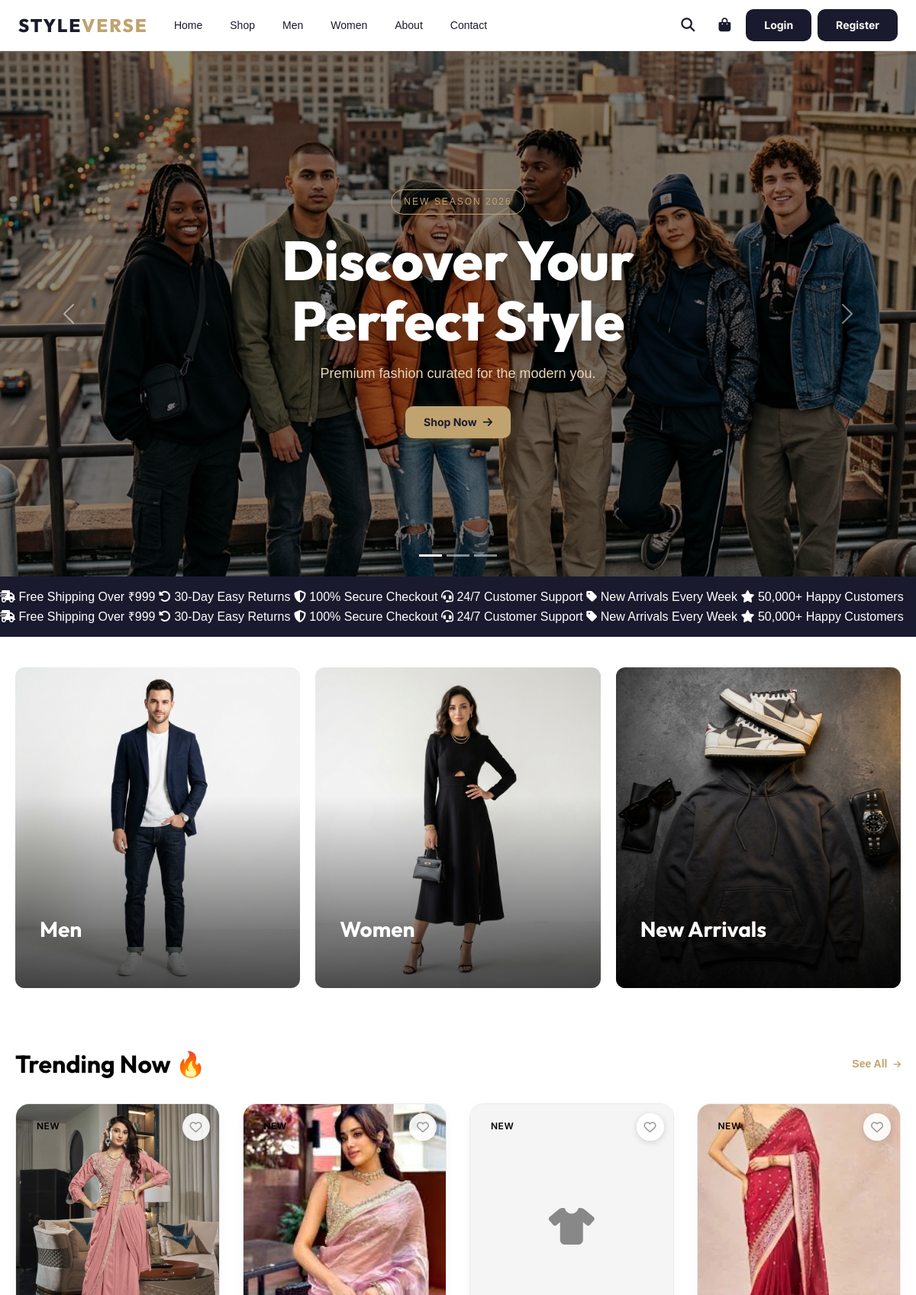
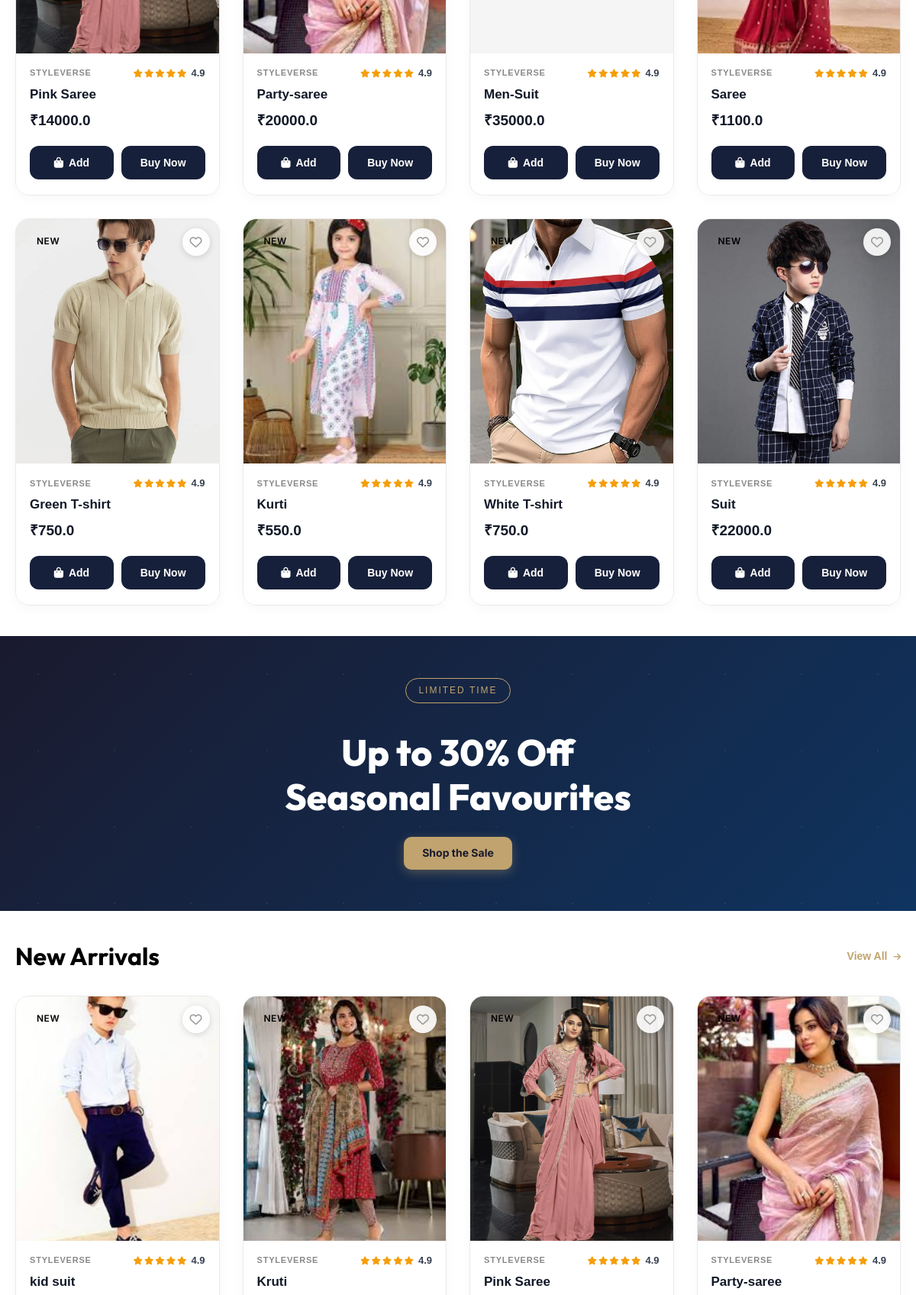
The page / (upper part) on the database its author committed (2 pictures, top to bottom).
### shopapp/models.py (models this page shows, shortened)
class Product(models.Model):
    name = models.CharField(max_length=50)
    price = models.FloatField()
    discount = models.FloatField(default=0, help_text='Discount percentage (0-100)')
    stock = models.IntegerField(default=25, help_text='Stock quantity available')
    image = models.ImageField(upload_to='Product')
    created_by = models.ForeignKey(User, on_delete=models.SET_NULL, null=True, blank=True, related_name='added_general_products', help_text='Sub-Admin who added this product')
    @property
    def image_url(self):
        try:
            if not self.image:
                return ''
            full_path = os.path.join(settings.MEDIA_ROOT, str(self.image))
            if not os.path.exists(full_path):
                return ''
            return self.image.url
        except (ValueError, AttributeError):
            return ''
    @property
    def model_name(self):
        return 'product'

### shopapp/views.py (the view)
# urls.py: path('', views.index, name='index'),
def index(request):
    products = get_all_combined_products('-pk')
    count = len(products)
    new_arrivals  = products[:8]
    best_sellers  = products[4:12] if count > 4 else products
    trending      = products[2:10] if count > 2 else products
    flash_sale    = products[:4]
    men_products   = list(Men.objects.all().order_by('-pk')[:4])
    women_products = list(Women.objects.all().order_by('-pk')[:4])
    wishlist_ids = set()
    if request.user.is_authenticated:
        wishlist_ids = set(
            Wishlist.objects.filter(user=request.user).values_list('object_id', flat=True)
        )
    return render(request, 'index.html', {
        'new_arrivals':   new_arrivals,
        'best_sellers':   best_sellers,
        'trending':       trending,
        'flash_sale':     flash_sale,
        'men_products':   men_products,
        'women_products': women_products,
        'wishlist_ids':   wishlist_ids,
    })

### shopapp/context_processors.py (called while the page is built)
def cart_context(request):
    cart = request.session.get('cart', {})
    cart_count = sum(item.get('quantity', 0) for item in cart.values())
    return {'cart_count': cart_count}

def wishlist_context(request):
    wishlist_count = 0
    if request.user.is_authenticated:
        wishlist_count = Wishlist.objects.filter(user=request.user).count()
    return {'wishlist_count': wishlist_count}

def admin_approval_context(request):
    pending_approval_count = 0
    if request.user.is_authenticated and (request.user.is_staff or request.user.is_superuser):
        if request.user.is_superuser:
            pending_approval_count = ProductRequest.objects.filter(status='pending').count()
        else:
            pending_approval_count = ProductRequest.objects.filter(user=request.user, status='pending').count()
    return {'pending_approval_count': pending_approval_count}

### shopapp/views.py (called while the page is built)
def get_all_combined_products(sort_by='-pk'):
    p1 = list(Product.objects.all())
    p2 = list(Men.objects.all())
    p3 = list(Women.objects.all())
    all_prods = p1 + p2 + p3
    reverse = sort_by.startswith('-')
    all_prods.sort(key=lambda x: x.pk, reverse=reverse)
    return all_prods

### templates/index.html (shortened to what this page needs)
{% extends 'base.html' %}
{% load static %}
{% block content %}
<section class="sv-hero-carousel">
  <div id="heroCarousel" class="carousel slide" data-bs-ride="carousel" data-bs-interval="5000">
    <div class="carousel-indicators">
      <button type="button" data-bs-target="#heroCarousel" data-bs-slide-to="0" class="active"></button>
      <button type="button" data-bs-target="#heroCarousel" data-bs-slide-to="1"></button>
      <button type="button" data-bs-target="#heroCarousel" data-bs-slide-to="2"></button>
    </div>
    <div class="carousel-inner">
      <div class="carousel-item active">
        <img src="{% static 'images/hero1.png' %}" alt="New Season">
        <div class="sv-hero-overlay">
          <span class="sv-hero__tag animate-fade-down">New Season 2026</span>
          <h1 class="animate-fade-up">Discover Your<br>Perfect Style</h1>
          <p class="animate-fade-up">Premium fashion curated for the modern you.</p>
          <a href="{% url 'product_list' %}" class="sv-btn sv-btn--gold animate-fade-up">Shop Now <i
              class="fa fa-arrow-right"></i></a>
        </div>
      </div>
    </div>
    <button class="carousel-control-prev" type="button" data-bs-target="#heroCarousel" data-bs-slide="prev">
      <span class="carousel-control-prev-icon"></span>
    </button>
    <button class="carousel-control-next" type="button" data-bs-target="#heroCarousel" data-bs-slide="next">
      <span class="carousel-control-next-icon"></span>
    </button>
  </div>
</section>
<div class="sv-promo-bar">
  <div class="sv-promo-bar__ticker">
    <div class="sv-promo-bar__track">
      <span><i class="fa fa-truck-fast"></i> Free Shipping Over ₹999</span>
      <span><i class="fa fa-rotate-left"></i> 30-Day Easy Returns</span>
      <span><i class="fa fa-shield-halved"></i> 100% Secure Checkout</span>
      <span><i class="fa fa-headset"></i> 24/7 Customer Support</span>
      <span><i class="fa fa-tag"></i> New Arrivals Every Week</span>
      <span><i class="fa fa-star"></i> 50,000+ Happy Customers</span>
      <span><i class="fa fa-truck-fast"></i> Free Shipping Over ₹999</span>
      <span><i class="fa fa-rotate-left"></i> 30-Day Easy Returns</span>
      <span><i class="fa fa-shield-halved"></i> 100% Secure Checkout</span>
      <span><i class="fa fa-headset"></i> 24/7 Customer Support</span>
      <span><i class="fa fa-tag"></i> New Arrivals Every Week</span>
      <span><i class="fa fa-star"></i> 50,000+ Happy Customers</span>
    </div>
  </div>
</div>
<section class="sv-section">
  <div class="sv-container">
    <div class="sv-gender-grid">
      <a href="{% url 'men' %}?gender=Men" class="sv-gender-card">
        <img src="{% static 'images/category_men.png' %}" alt="Men">
        <div class="sv-gender-card__overlay">
          <h2>Men</h2>
        </div>
      </a>
      <a href="{% url 'women' %}?gender=Women" class="sv-gender-card">
        <img src="{% static 'images/category_women.png' %}" alt="Women">
        <div class="sv-gender-card__overlay">
          <h2>Women</h2>
        </div>
      </a>
      <a href="{% url 'product_list' %}" class="sv-gender-card sv-gender-card--accent">
        <img src="{% static 'images/collection_street.png' %}" alt="New Arrivals">
        <div class="sv-gender-card__overlay">
          <h2>New Arrivals</h2>
        </div>
      </a>
    </div>
  </div>
</section>
{% if trending %}
<section class="sv-section">
  <div class="sv-container">
    <div class="sv-section-header">
      <h2 class="sv-section__title">Trending Now 🔥</h2>
      <a href="{% url 'product_list' %}" class="sv-link">See All <i class="fa fa-arrow-right"></i></a>
    </div>
    <div class="sv-product-grid">
      {% include 'products/product_card.html' with products=trending %}
    </div>
  </div>
</section>
{% endif %}
<section class="sv-parallax-banner">
  <div class="sv-parallax-banner__content">
    <span class="sv-hero__tag">Limited Time</span>
    <h2>Up to 30% Off<br>Seasonal Favourites</h2>
    <a href="{% url 'product_list' %}" class="sv-btn sv-btn--gold">Shop the Sale</a>
  </div>
</section>
{% if new_arrivals %}
<section class="sv-section">
  <div class="sv-container">
    <div class="sv-section-header">
      <h2 class="sv-section__title">New Arrivals</h2>
      <a href="{% url 'product_list' %}" class="sv-link">View All <i class="fa fa-arrow-right"></i></a>
    </div>
    <div class="sv-product-grid">
      {% include 'products/product_card.html' with products=new_arrivals %}
    </div>
  </div>
</section>
{% endif %}
{% endblock %}

### templates/products/product_card.html (shortened to what this page needs)
{% load static %}
{% for product in products %}
<div class="sv-product-card">
  <div class="sv-product-img-wrapper">
    {% if product.image_url %}
    <img src="{{ product.image_url }}" alt="{{ product.name }}" class="sv-product-img" loading="lazy" onerror="this.outerHTML='<div class=\'sv-product-card__placeholder\'><i class=\'fa fa-shirt\'></i></div>'">
    {% else %}
    <div class="sv-product-card__placeholder"></div>
    {% endif %}
    <span class="sv-tag-badge">NEW</span>
    <form method="POST" action="{% url 'toggle_wishlist' %}" class="sv-wishlist-form">
      <button type="submit" class="sv-wishlist-btn" title="Add to Wishlist">
        {% if product.pk in wishlist_ids %}
        <i class="fa-solid fa-heart sv-heart--active"></i>
        {% else %}
        <i class="fa-regular fa-heart"></i>
        {% endif %}
      </button>
    </form>
  </div>
  <div class="sv-product-card__info">
    <div class="sv-product-card__meta">
      <span class="sv-product-card__brand">STYLEVERSE</span>
      <div class="sv-product-card__rating">
        <i class="fa-solid fa-star"></i>
        <i class="fa-solid fa-star"></i>
        <i class="fa-solid fa-star"></i>
        <i class="fa-solid fa-star"></i>
        <i class="fa-solid fa-star"></i>
        <span class="sv-rating-num">4.9</span>
      </div>
    </div>
    <a href="{% url 'product_detail' product.pk %}{% if product.model_name %}?type={{ product.model_name }}{% endif %}" class="sv-product-card__name" title="{{ product.name }}">{{ product.name }}</a>
    <div class="sv-product-card__price-row">
      {% if product.discount > 0 %}
      <span class="sv-price">₹{{ product.get_discounted_price }}</span>
      <span class="sv-price--original">₹{{ product.price }}</span>
      {% else %}
      <span class="sv-price">₹{{ product.price }}</span>
      {% endif %}
    </div>
    <div class="sv-card-actions">
      <form method="POST" action="{% url 'cart' %}" class="sv-card-action-form">
        <button type="submit" class="sv-card-btn sv-card-btn--add">
          <i class="fa-solid fa-bag-shopping"></i> Add
        </button>
      </form>
      <a href="{% url 'product_detail' product.pk %}{% if product.model_name %}?type={{ product.model_name }}{% endif %}" class="sv-card-btn sv-card-btn--buy">
        Buy Now
      </a>
    </div>
  </div>
</div>
{% empty %}
<p class="sv-empty">No products found.</p>
{% endfor %}

### static/css/list.css (style rules this page uses)
* { box-sizing: border-box; margin: 0; padding: 0; }
body { font-family: 'Montserrat', sans-serif; background-color: var(--sv-body-bg); color: var(--sv-text-dark); }
.sv-container { max-width: 1200px; margin: 0 auto; padding: 0 20px; }
.sv-section { padding: 40px 0; }
.sv-product-grid { display: grid; grid-template-columns: repeat(auto-fill, minmax(260px, 1fr)); gap: 30px; }
.sv-product-card { display: flex; flex-direction: column; height: 100%; }
.sv-product-card { background: var(--sv-card-bg); transition: transform 0.3s ease; }
.sv-product-img-wrapper { position: relative; width: 100%; aspect-ratio: 3 / 4; background-color: #f5f5f5; overflow: hidden; }
.sv-tag-badge { position: absolute; top: 15px; left: 15px; background-color: var(--sv-dark-bg); color: var(--sv-text-light); padding: 4px 12px; font-size: 0.75rem; text-transform: uppercase; font-weight: 600; letter-spacing: 0.5px; }
.sv-wishlist-form { position: absolute; top: 12px; right: 12px; z-index: 10; margin: 0; padding: 0; }
.sv-wishlist-btn { background: rgba(255, 255, 255, 0.9); border: none; border-radius: 50%; width: 36px; height: 36px; display: flex; align-items: center; justify-content: center; cursor: pointer; box-shadow: 0 2px 8px rgba(0, 0, 0, 0.15); transition: transform 0.2s ease, background 0.2s ease, box-shadow 0.2s ease; font-size: 1rem; color: #999; padding: 0; line-height: 1; }
.sv-wishlist-btn .fa-regular.fa-heart { color: #999; transition: color 0.2s ease; }

### rows shown on the page
Product: name "Pink Saree", price "14000.0"
Product: name "Party-saree", price "20000.0"
Product: name "Men-Suit", price "35000.0"
Product: name "Saree", price "1100.0"
Product: name "Green T-shirt", price "750.0"
Product: name "Kurti", price "550.0"
Product: name "White T-shirt", price "750.0"
Product: name "Suit", price "22000.0"
Product: name "kid suit"
Product: name "Kruti"
